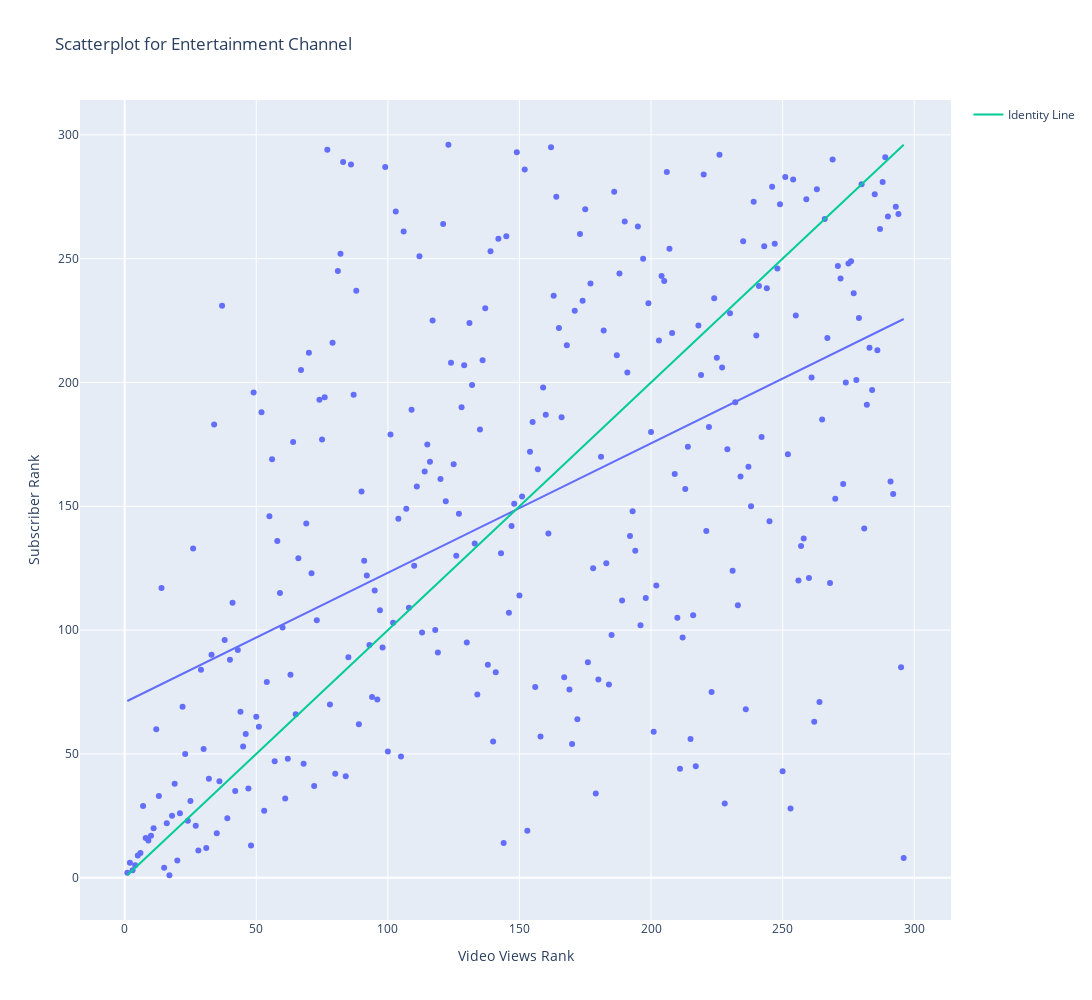

Notebook code for this chart:
### Markdown cell above
The 1st conclusion from the above aggregate statistics shows that the Entertainment Category is a little different than the other categories. Next, we'll take a look at the Entertainment Category.


The correlation between the number of subscribers and video views is weak for the Entertainment Category as compared to the other bigger categories. We can take a look at the how the channel views are distributed with respect to the channel category rank (by subscribers - lower rank equals more subscribers)

### Code cell
filtered_data = data_table[data_table['channel_type'] == 'Entertainment']

filtered_data["entertainment_rank"] = np.array(data_table[data_table['channel_type'] == 'Entertainment'].reset_index().index) + 1
filtered_data = filtered_data.sort_values(by='video views', ascending=False)
plot_data = pd.DataFrame({'y': filtered_data["entertainment_rank"], 'x': np.array(range(len(filtered_data))) + 1})

hoverinfo = filtered_data[['Youtuber']]

fig = px.scatter(plot_data, x='x', y='y', title='Scatterplot for Entertainment Channel Type',
                 labels={'x': 'Video Views Rank', 'y': 'Subscriber Rank'},
                 hover_data={'x': True, 'y': True, 'Channel': hoverinfo.to_dict('list')['Youtuber']},
                 trendline='ols')

y_x = np.array(range(len(filtered_data))) + 1

fig.add_trace(go.Scatter(x=plot_data['x'], y=y_x, mode='lines', name='Identity Line'))

fig.update_layout(height=1000, width=1200)

fig.show()

### Figure 1 — Plotly figure (JSON) as saved in the notebook; plotly's stock layout.template omitted (floating-point values rounded to 4 significant figures; data arrays with more than 128 entries replaced by an {"elided": "..."} marker saying what was removed)
{"data": [{"customdata": {"elided": "296x1 str values"}, "hovertemplate": "Video Views Rank=%{x}<br>Subscriber Rank=%{y}<br>Channel=%{customdata[0]}<extra></extra>", "legendgroup": "", "marker": {"color": "#636efa", "symbol": "circle"}, "mode": "markers", "name": "", "orientation": "v", "showlegend": false, "type": "scatter", "x": {"elided": "296 int values"}, "xaxis": "x", "y": {"elided": "296 int values"}, "yaxis": "y"}, {"hovertemplate": "<b>OLS trendline</b><br>y = 0.522865 * x + 70.8546<br>R<sup>2</sup>=0.273388<br><br>Video Views Rank=%{x}<br>Subscriber Rank=%{y} <b>(trend)</b><extra></extra>", "legendgroup": "", "marker": {"color": "#636efa", "symbol": "circle"}, "mode": "lines", "name": "", "showlegend": false, "type": "scatter", "x": {"elided": "296 int values"}, "xaxis": "x", "y": {"elided": "296 float values"}, "yaxis": "y"}, {"mode": "lines", "name": "Identity Line", "type": "scatter", "x": {"elided": "296 int values"}, "y": {"elided": "296 int values"}}], "layout": {"height": 1000, "legend": {"tracegroupgap": 0}, "title": {"text": "Scatterplot for Entertainment Channel"}, "width": 1200, "xaxis": {"anchor": "y", "domain": [0, 1], "title": {"text": "Video Views Rank"}}, "yaxis": {"anchor": "x", "domain": [0, 1], "title": {"text": "Subscriber Rank"}}}}
